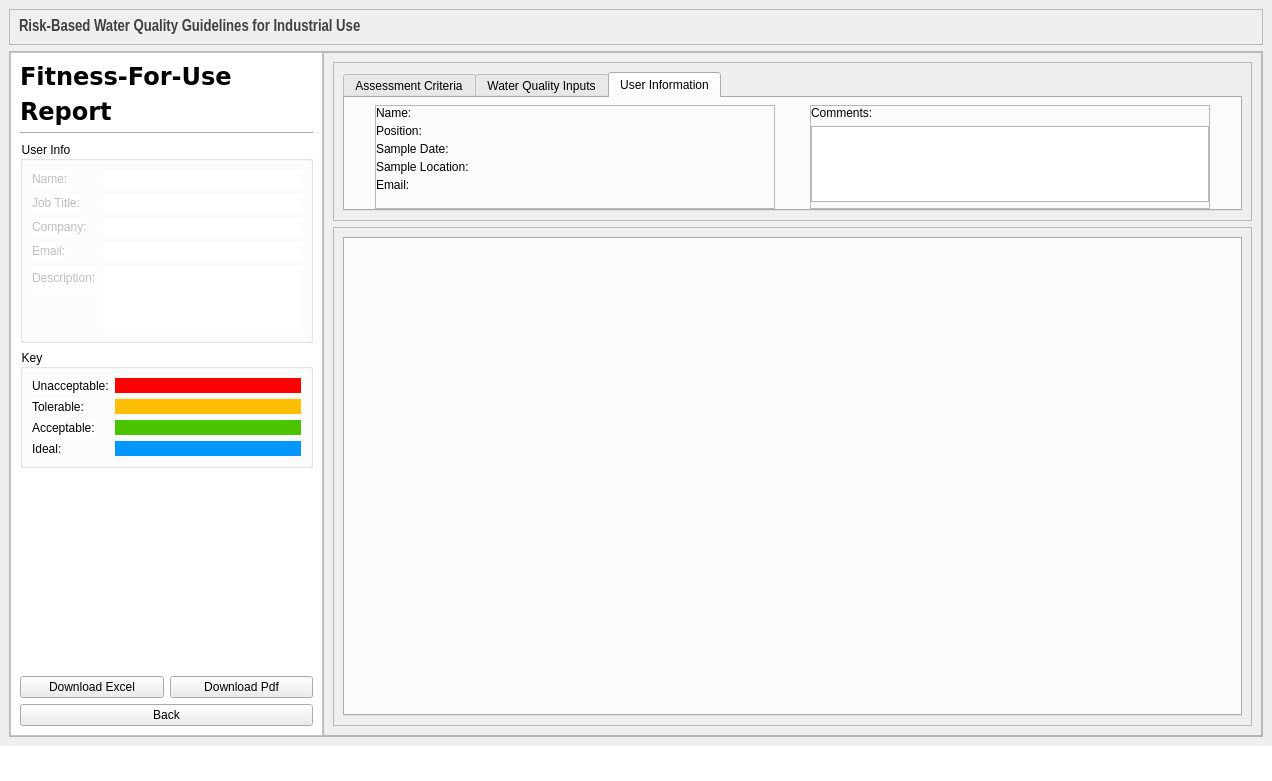
<?xml version="1.0" encoding="UTF-8"?>
<ui version="4.0">
 <class>windowReport</class>
 <widget class="QMainWindow" name="windowReport">
  <property name="geometry">
   <rect>
    <x>0</x>
    <y>0</y>
    <width>1272</width>
    <height>781</height>
   </rect>
  </property>
  <property name="sizePolicy">
   <sizepolicy hsizetype="Preferred" vsizetype="MinimumExpanding">
    <horstretch>0</horstretch>
    <verstretch>0</verstretch>
   </sizepolicy>
  </property>
  <property name="minimumSize">
   <size>
    <width>0</width>
    <height>25</height>
   </size>
  </property>
  <property name="windowTitle">
   <string>MainWindow</string>
  </property>
  <widget class="QWidget" name="centralwidget">
   <layout class="QVBoxLayout" name="verticalLayout" stretch="0,1">
    <item>
     <widget class="QFrame" name="frame_3">
      <property name="frameShape">
       <enum>QFrame::StyledPanel</enum>
      </property>
      <property name="frameShadow">
       <enum>QFrame::Raised</enum>
      </property>
      <layout class="QVBoxLayout" name="verticalLayout_3">
       <item>
        <widget class="QLabel" name="labelInputTitle">
         <property name="font">
          <font>
           <family>Arial Narrow</family>
           <pointsize>12</pointsize>
           <weight>75</weight>
           <bold>true</bold>
          </font>
         </property>
         <property name="styleSheet">
          <string notr="true">color:rgb(64,64,64);</string>
         </property>
         <property name="text">
          <string>Risk-Based Water Quality Guidelines for Industrial Use</string>
         </property>
         <property name="scaledContents">
          <bool>false</bool>
         </property>
         <property name="alignment">
          <set>Qt::AlignLeading|Qt::AlignLeft|Qt::AlignTop</set>
         </property>
        </widget>
       </item>
      </layout>
     </widget>
    </item>
    <item>
     <widget class="QFrame" name="frame_4">
      <property name="frameShape">
       <enum>QFrame::StyledPanel</enum>
      </property>
      <property name="frameShadow">
       <enum>QFrame::Raised</enum>
      </property>
      <layout class="QHBoxLayout" name="horizontalLayout" stretch="4,12">
       <property name="spacing">
        <number>0</number>
       </property>
       <property name="leftMargin">
        <number>0</number>
       </property>
       <property name="topMargin">
        <number>0</number>
       </property>
       <property name="rightMargin">
        <number>0</number>
       </property>
       <property name="bottomMargin">
        <number>0</number>
       </property>
       <item>
        <widget class="QFrame" name="frame">
         <property name="styleSheet">
          <string notr="true">background-color:white;</string>
         </property>
         <property name="frameShape">
          <enum>QFrame::StyledPanel</enum>
         </property>
         <property name="frameShadow">
          <enum>QFrame::Raised</enum>
         </property>
         <layout class="QVBoxLayout" name="verticalLayout_8">
          <item>
           <widget class="QLabel" name="label">
            <property name="font">
             <font>
              <family>Verdana</family>
              <pointsize>18</pointsize>
              <weight>75</weight>
              <bold>true</bold>
             </font>
            </property>
            <property name="text">
             <string>Fitness-For-Use</string>
            </property>
           </widget>
          </item>
          <item>
           <widget class="QLabel" name="label_2">
            <property name="font">
             <font>
              <family>Verdana</family>
              <pointsize>18</pointsize>
              <weight>75</weight>
              <bold>true</bold>
             </font>
            </property>
            <property name="text">
             <string>Report</string>
            </property>
           </widget>
          </item>
          <item>
           <widget class="Line" name="line">
            <property name="orientation">
             <enum>Qt::Horizontal</enum>
            </property>
           </widget>
          </item>
          <item>
           <widget class="QGroupBox" name="groupBox_3">
            <property name="title">
             <string>User Info</string>
            </property>
            <layout class="QFormLayout" name="formLayout">
             <item row="0" column="0">
              <widget class="QLabel" name="label_3">
               <property name="enabled">
                <bool>false</bool>
               </property>
               <property name="text">
                <string>Name:</string>
               </property>
              </widget>
             </item>
             <item row="0" column="1">
              <widget class="QLabel" name="reportFullName">
               <property name="enabled">
                <bool>false</bool>
               </property>
               <property name="text">
                <string/>
               </property>
              </widget>
             </item>
             <item row="1" column="0">
              <widget class="QLabel" name="label_5">
               <property name="enabled">
                <bool>false</bool>
               </property>
               <property name="text">
                <string>Job Title:</string>
               </property>
              </widget>
             </item>
             <item row="1" column="1">
              <widget class="QLabel" name="reportJobTitle">
               <property name="enabled">
                <bool>false</bool>
               </property>
               <property name="text">
                <string/>
               </property>
              </widget>
             </item>
             <item row="2" column="0">
              <widget class="QLabel" name="label_7">
               <property name="enabled">
                <bool>false</bool>
               </property>
               <property name="text">
                <string>Company:</string>
               </property>
              </widget>
             </item>
             <item row="3" column="0">
              <widget class="QLabel" name="label_8">
               <property name="enabled">
                <bool>false</bool>
               </property>
               <property name="text">
                <string>Email:</string>
               </property>
              </widget>
             </item>
             <item row="4" column="0">
              <widget class="QLabel" name="label_9">
               <property name="enabled">
                <bool>false</bool>
               </property>
               <property name="text">
                <string>Description:</string>
               </property>
              </widget>
             </item>
             <item row="2" column="1">
              <widget class="QLabel" name="reportCompany">
               <property name="enabled">
                <bool>false</bool>
               </property>
               <property name="text">
                <string/>
               </property>
              </widget>
             </item>
             <item row="4" column="1">
              <widget class="QTextBrowser" name="reportDescription">
               <property name="enabled">
                <bool>false</bool>
               </property>
               <property name="sizePolicy">
                <sizepolicy hsizetype="Expanding" vsizetype="MinimumExpanding">
                 <horstretch>0</horstretch>
                 <verstretch>0</verstretch>
                </sizepolicy>
               </property>
               <property name="minimumSize">
                <size>
                 <width>35</width>
                 <height>0</height>
                </size>
               </property>
               <property name="maximumSize">
                <size>
                 <width>16777215</width>
                 <height>65</height>
                </size>
               </property>
               <property name="frameShape">
                <enum>QFrame::NoFrame</enum>
               </property>
               <property name="verticalScrollBarPolicy">
                <enum>Qt::ScrollBarAlwaysOff</enum>
               </property>
               <property name="horizontalScrollBarPolicy">
                <enum>Qt::ScrollBarAlwaysOff</enum>
               </property>
               <property name="lineWrapMode">
                <enum>QTextEdit::WidgetWidth</enum>
               </property>
               <property name="readOnly">
                <bool>true</bool>
               </property>
               <property name="html">
                <string>&lt;!DOCTYPE HTML PUBLIC &quot;-//W3C//DTD HTML 4.0//EN&quot; &quot;http://www.w3.org/TR/REC-html40/strict.dtd&quot;&gt;
&lt;html&gt;&lt;head&gt;&lt;meta name=&quot;qrichtext&quot; content=&quot;1&quot; /&gt;&lt;style type=&quot;text/css&quot;&gt;
p, li { white-space: pre-wrap; }
&lt;/style&gt;&lt;/head&gt;&lt;body style=&quot; font-family:'MS Shell Dlg 2'; font-size:7.8pt; font-weight:400; font-style:normal;&quot;&gt;
&lt;p style=&quot;-qt-paragraph-type:empty; margin-top:0px; margin-bottom:0px; margin-left:0px; margin-right:0px; -qt-block-indent:0; text-indent:0px;&quot;&gt;&lt;br /&gt;&lt;/p&gt;&lt;/body&gt;&lt;/html&gt;</string>
               </property>
               <property name="textInteractionFlags">
                <set>Qt::NoTextInteraction</set>
               </property>
               <property name="openLinks">
                <bool>false</bool>
               </property>
              </widget>
             </item>
             <item row="3" column="1">
              <widget class="QLabel" name="reportEmail">
               <property name="enabled">
                <bool>false</bool>
               </property>
               <property name="text">
                <string/>
               </property>
              </widget>
             </item>
            </layout>
           </widget>
          </item>
          <item>
           <widget class="QGroupBox" name="groupBox">
            <property name="title">
             <string>Key</string>
            </property>
            <layout class="QFormLayout" name="formLayout_4">
             <item row="0" column="0">
              <widget class="QLabel" name="label_27">
               <property name="text">
                <string>Unacceptable:</string>
               </property>
              </widget>
             </item>
             <item row="0" column="1">
              <widget class="QLabel" name="label_28">
               <property name="sizePolicy">
                <sizepolicy hsizetype="Minimum" vsizetype="Minimum">
                 <horstretch>0</horstretch>
                 <verstretch>0</verstretch>
                </sizepolicy>
               </property>
               <property name="minimumSize">
                <size>
                 <width>20</width>
                 <height>15</height>
                </size>
               </property>
               <property name="styleSheet">
                <string notr="true">background-color:red</string>
               </property>
               <property name="text">
                <string/>
               </property>
              </widget>
             </item>
             <item row="1" column="0">
              <widget class="QLabel" name="label_29">
               <property name="text">
                <string>Tolerable:</string>
               </property>
              </widget>
             </item>
             <item row="2" column="0">
              <widget class="QLabel" name="label_30">
               <property name="text">
                <string>Acceptable:</string>
               </property>
              </widget>
             </item>
             <item row="3" column="0">
              <widget class="QLabel" name="label_31">
               <property name="text">
                <string>Ideal:</string>
               </property>
              </widget>
             </item>
             <item row="1" column="1">
              <widget class="QLabel" name="label_32">
               <property name="sizePolicy">
                <sizepolicy hsizetype="Minimum" vsizetype="Minimum">
                 <horstretch>0</horstretch>
                 <verstretch>0</verstretch>
                </sizepolicy>
               </property>
               <property name="minimumSize">
                <size>
                 <width>20</width>
                 <height>15</height>
                </size>
               </property>
               <property name="styleSheet">
                <string notr="true">background-color:#ffbf00</string>
               </property>
               <property name="text">
                <string/>
               </property>
              </widget>
             </item>
             <item row="2" column="1">
              <widget class="QLabel" name="label_33">
               <property name="sizePolicy">
                <sizepolicy hsizetype="Minimum" vsizetype="Minimum">
                 <horstretch>0</horstretch>
                 <verstretch>0</verstretch>
                </sizepolicy>
               </property>
               <property name="minimumSize">
                <size>
                 <width>20</width>
                 <height>15</height>
                </size>
               </property>
               <property name="styleSheet">
                <string notr="true">background-color:#4ac300</string>
               </property>
               <property name="text">
                <string/>
               </property>
              </widget>
             </item>
             <item row="3" column="1">
              <widget class="QLabel" name="label_34">
               <property name="sizePolicy">
                <sizepolicy hsizetype="Minimum" vsizetype="Minimum">
                 <horstretch>0</horstretch>
                 <verstretch>0</verstretch>
                </sizepolicy>
               </property>
               <property name="minimumSize">
                <size>
                 <width>20</width>
                 <height>15</height>
                </size>
               </property>
               <property name="styleSheet">
                <string notr="true">background-color:#0096ff</string>
               </property>
               <property name="text">
                <string/>
               </property>
              </widget>
             </item>
            </layout>
           </widget>
          </item>
          <item>
           <spacer name="verticalSpacer">
            <property name="orientation">
             <enum>Qt::Vertical</enum>
            </property>
            <property name="sizeHint" stdset="0">
             <size>
              <width>20</width>
              <height>40</height>
             </size>
            </property>
           </spacer>
          </item>
          <item>
           <layout class="QHBoxLayout" name="horizontalLayout_3">
            <item>
             <widget class="QPushButton" name="pushButton_7">
              <property name="cursor">
               <cursorShape>PointingHandCursor</cursorShape>
              </property>
              <property name="autoFillBackground">
               <bool>false</bool>
              </property>
              <property name="styleSheet">
               <string notr="true">background-color:#ececec</string>
              </property>
              <property name="text">
               <string>Download Excel</string>
              </property>
             </widget>
            </item>
            <item>
             <widget class="QPushButton" name="pushButton_8">
              <property name="cursor">
               <cursorShape>PointingHandCursor</cursorShape>
              </property>
              <property name="autoFillBackground">
               <bool>false</bool>
              </property>
              <property name="styleSheet">
               <string notr="true">background-color:#ececec</string>
              </property>
              <property name="text">
               <string>Download Pdf</string>
              </property>
             </widget>
            </item>
           </layout>
          </item>
          <item>
           <widget class="QPushButton" name="buttonBack">
            <property name="cursor">
             <cursorShape>PointingHandCursor</cursorShape>
            </property>
            <property name="styleSheet">
             <string notr="true">background-color:#ececec</string>
            </property>
            <property name="text">
             <string>Back</string>
            </property>
           </widget>
          </item>
         </layout>
        </widget>
       </item>
       <item>
        <widget class="QFrame" name="frame_2">
         <property name="frameShape">
          <enum>QFrame::StyledPanel</enum>
         </property>
         <property name="frameShadow">
          <enum>QFrame::Raised</enum>
         </property>
         <layout class="QVBoxLayout" name="verticalLayout_2" stretch="4,15">
          <item>
           <widget class="QFrame" name="frame_6">
            <property name="maximumSize">
             <size>
              <width>16777215</width>
              <height>235</height>
             </size>
            </property>
            <property name="frameShape">
             <enum>QFrame::StyledPanel</enum>
            </property>
            <property name="frameShadow">
             <enum>QFrame::Raised</enum>
            </property>
            <layout class="QVBoxLayout" name="verticalLayout_4" stretch="0">
             <item>
              <widget class="QTabWidget" name="tabWidget">
               <property name="maximumSize">
                <size>
                 <width>16777215</width>
                 <height>193</height>
                </size>
               </property>
               <property name="tabPosition">
                <enum>QTabWidget::North</enum>
               </property>
               <property name="currentIndex">
                <number>2</number>
               </property>
               <widget class="QWidget" name="tab">
                <attribute name="title">
                 <string>Assessment Criteria</string>
                </attribute>
                <layout class="QHBoxLayout" name="horizontalLayout_2" stretch="6,8">
                 <item>
                  <widget class="QFrame" name="frame_7">
                   <property name="minimumSize">
                    <size>
                     <width>220</width>
                     <height>0</height>
                    </size>
                   </property>
                   <property name="maximumSize">
                    <size>
                     <width>400</width>
                     <height>140</height>
                    </size>
                   </property>
                   <property name="frameShape">
                    <enum>QFrame::StyledPanel</enum>
                   </property>
                   <property name="frameShadow">
                    <enum>QFrame::Raised</enum>
                   </property>
                   <layout class="QFormLayout" name="formLayout_2">
                    <property name="bottomMargin">
                     <number>6</number>
                    </property>
                    <item row="0" column="0">
                     <widget class="QLabel" name="label_14">
                      <property name="enabled">
                       <bool>false</bool>
                      </property>
                      <property name="text">
                       <string>Type of assessment(s)</string>
                      </property>
                     </widget>
                    </item>
                    <item row="0" column="1">
                     <widget class="QLabel" name="labelTypeAssess">
                      <property name="enabled">
                       <bool>false</bool>
                      </property>
                      <property name="text">
                       <string/>
                      </property>
                      <property name="alignment">
                       <set>Qt::AlignRight|Qt::AlignTrailing|Qt::AlignVCenter</set>
                      </property>
                     </widget>
                    </item>
                    <item row="1" column="0">
                     <widget class="QLabel" name="label_16">
                      <property name="enabled">
                       <bool>false</bool>
                      </property>
                      <property name="text">
                       <string>Sector</string>
                      </property>
                     </widget>
                    </item>
                    <item row="1" column="1">
                     <widget class="QLabel" name="labelSector">
                      <property name="enabled">
                       <bool>false</bool>
                      </property>
                      <property name="text">
                       <string/>
                      </property>
                      <property name="alignment">
                       <set>Qt::AlignRight|Qt::AlignTrailing|Qt::AlignVCenter</set>
                      </property>
                     </widget>
                    </item>
                    <item row="2" column="0">
                     <widget class="QLabel" name="label_18">
                      <property name="enabled">
                       <bool>false</bool>
                      </property>
                      <property name="text">
                       <string>Unit under assessment</string>
                      </property>
                     </widget>
                    </item>
                    <item row="2" column="1">
                     <widget class="QLabel" name="labelUnit">
                      <property name="enabled">
                       <bool>false</bool>
                      </property>
                      <property name="text">
                       <string/>
                      </property>
                      <property name="alignment">
                       <set>Qt::AlignRight|Qt::AlignTrailing|Qt::AlignVCenter</set>
                      </property>
                     </widget>
                    </item>
                    <item row="3" column="0">
                     <widget class="QLabel" name="label_20">
                      <property name="enabled">
                       <bool>false</bool>
                      </property>
                      <property name="text">
                       <string>Material of construction</string>
                      </property>
                     </widget>
                    </item>
                    <item row="3" column="1">
                     <widget class="QLabel" name="labelMaterial">
                      <property name="enabled">
                       <bool>false</bool>
                      </property>
                      <property name="text">
                       <string/>
                      </property>
                      <property name="alignment">
                       <set>Qt::AlignRight|Qt::AlignTrailing|Qt::AlignVCenter</set>
                      </property>
                     </widget>
                    </item>
                   </layout>
                  </widget>
                 </item>
                 <item>
                  <spacer name="horizontalSpacer">
                   <property name="orientation">
                    <enum>Qt::Horizontal</enum>
                   </property>
                   <property name="sizeHint" stdset="0">
                    <size>
                     <width>40</width>
                     <height>20</height>
                    </size>
                   </property>
                  </spacer>
                 </item>
                </layout>
               </widget>
               <widget class="QWidget" name="tab_2">
                <attribute name="title">
                 <string>Water Quality Inputs</string>
                </attribute>
                <layout class="QHBoxLayout" name="horizontalLayout_4">
                 <item>
                  <layout class="QGridLayout" name="gridReportLeft">
                   <property name="horizontalSpacing">
                    <number>15</number>
                   </property>
                   <property name="verticalSpacing">
                    <number>4</number>
                   </property>
                   <item row="0" column="0">
                    <widget class="QLabel" name="label_35">
                     <property name="minimumSize">
                      <size>
                       <width>0</width>
                       <height>0</height>
                      </size>
                     </property>
                     <property name="maximumSize">
                      <size>
                       <width>16777215</width>
                       <height>20</height>
                      </size>
                     </property>
                     <property name="font">
                      <font>
                       <pointsize>8</pointsize>
                       <weight>75</weight>
                       <bold>true</bold>
                       <underline>true</underline>
                      </font>
                     </property>
                     <property name="text">
                      <string>Parameters</string>
                     </property>
                    </widget>
                   </item>
                   <item row="0" column="1">
                    <widget class="QLabel" name="label_36">
                     <property name="maximumSize">
                      <size>
                       <width>16777215</width>
                       <height>20</height>
                      </size>
                     </property>
                     <property name="font">
                      <font>
                       <pointsize>8</pointsize>
                       <weight>75</weight>
                       <bold>true</bold>
                       <underline>true</underline>
                      </font>
                     </property>
                     <property name="text">
                      <string>Value</string>
                     </property>
                    </widget>
                   </item>
                   <item row="0" column="2">
                    <widget class="QLabel" name="label_37">
                     <property name="maximumSize">
                      <size>
                       <width>16777215</width>
                       <height>20</height>
                      </size>
                     </property>
                     <property name="font">
                      <font>
                       <pointsize>8</pointsize>
                       <weight>75</weight>
                       <bold>true</bold>
                       <underline>true</underline>
                      </font>
                     </property>
                     <property name="text">
                      <string>Units</string>
                     </property>
                    </widget>
                   </item>
                  </layout>
                 </item>
                 <item>
                  <widget class="Line" name="line_2">
                   <property name="orientation">
                    <enum>Qt::Vertical</enum>
                   </property>
                  </widget>
                 </item>
                 <item>
                  <layout class="QGridLayout" name="gridReportRight">
                   <property name="horizontalSpacing">
                    <number>15</number>
                   </property>
                   <property name="verticalSpacing">
                    <number>4</number>
                   </property>
                   <item row="0" column="2">
                    <widget class="QLabel" name="label_40">
                     <property name="maximumSize">
                      <size>
                       <width>16777215</width>
                       <height>20</height>
                      </size>
                     </property>
                     <property name="font">
                      <font>
                       <pointsize>8</pointsize>
                       <weight>75</weight>
                       <bold>true</bold>
                       <underline>true</underline>
                      </font>
                     </property>
                     <property name="text">
                      <string>Units</string>
                     </property>
                    </widget>
                   </item>
                   <item row="0" column="1">
                    <widget class="QLabel" name="label_39">
                     <property name="maximumSize">
                      <size>
                       <width>16777215</width>
                       <height>20</height>
                      </size>
                     </property>
                     <property name="font">
                      <font>
                       <pointsize>8</pointsize>
                       <weight>75</weight>
                       <bold>true</bold>
                       <underline>true</underline>
                      </font>
                     </property>
                     <property name="text">
                      <string>Value</string>
                     </property>
                    </widget>
                   </item>
                   <item row="0" column="0">
                    <widget class="QLabel" name="label_38">
                     <property name="minimumSize">
                      <size>
                       <width>0</width>
                       <height>0</height>
                      </size>
                     </property>
                     <property name="maximumSize">
                      <size>
                       <width>16777215</width>
                       <height>20</height>
                      </size>
                     </property>
                     <property name="font">
                      <font>
                       <pointsize>8</pointsize>
                       <weight>75</weight>
                       <bold>true</bold>
                       <underline>true</underline>
                      </font>
                     </property>
                     <property name="text">
                      <string>Parameters</string>
                     </property>
                    </widget>
                   </item>
                  </layout>
                 </item>
                 <item>
                  <spacer name="horizontalSpacer_2">
                   <property name="orientation">
                    <enum>Qt::Horizontal</enum>
                   </property>
                   <property name="sizeHint" stdset="0">
                    <size>
                     <width>361</width>
                     <height>20</height>
                    </size>
                   </property>
                  </spacer>
                 </item>
                </layout>
               </widget>
               <widget class="QWidget" name="tab_3">
                <attribute name="title">
                 <string>User Information</string>
                </attribute>
                <layout class="QHBoxLayout" name="horizontalLayout_5" stretch="0,1">
                 <property name="spacing">
                  <number>5</number>
                 </property>
                 <property name="leftMargin">
                  <number>0</number>
                 </property>
                 <property name="topMargin">
                  <number>7</number>
                 </property>
                 <property name="rightMargin">
                  <number>0</number>
                 </property>
                 <property name="bottomMargin">
                  <number>0</number>
                 </property>
                 <item>
                  <widget class="QFrame" name="frame_8">
                   <property name="minimumSize">
                    <size>
                     <width>220</width>
                     <height>0</height>
                    </size>
                   </property>
                   <property name="maximumSize">
                    <size>
                     <width>400</width>
                     <height>140</height>
                    </size>
                   </property>
                   <property name="frameShape">
                    <enum>QFrame::StyledPanel</enum>
                   </property>
                   <property name="frameShadow">
                    <enum>QFrame::Raised</enum>
                   </property>
                   <layout class="QFormLayout" name="formLayout_3">
                    <property name="horizontalSpacing">
                     <number>4</number>
                    </property>
                    <property name="verticalSpacing">
                     <number>4</number>
                    </property>
                    <property name="leftMargin">
                     <number>0</number>
                    </property>
                    <property name="topMargin">
                     <number>0</number>
                    </property>
                    <property name="rightMargin">
                     <number>0</number>
                    </property>
                    <property name="bottomMargin">
                     <number>0</number>
                    </property>
                    <item row="0" column="0">
                     <widget class="QLabel" name="label_15">
                      <property name="enabled">
                       <bool>true</bool>
                      </property>
                      <property name="text">
                       <string>Name:</string>
                      </property>
                     </widget>
                    </item>
                    <item row="0" column="1">
                     <widget class="QLabel" name="labelTypeAssess_2">
                      <property name="enabled">
                       <bool>false</bool>
                      </property>
                      <property name="text">
                       <string/>
                      </property>
                      <property name="alignment">
                       <set>Qt::AlignRight|Qt::AlignTrailing|Qt::AlignVCenter</set>
                      </property>
                     </widget>
                    </item>
                    <item row="1" column="0">
                     <widget class="QLabel" name="label_17">
                      <property name="enabled">
                       <bool>true</bool>
                      </property>
                      <property name="text">
                       <string>Position:</string>
                      </property>
                     </widget>
                    </item>
                    <item row="1" column="1">
                     <widget class="QLabel" name="labelSector_2">
                      <property name="enabled">
                       <bool>false</bool>
                      </property>
                      <property name="text">
                       <string/>
                      </property>
                      <property name="alignment">
                       <set>Qt::AlignRight|Qt::AlignTrailing|Qt::AlignVCenter</set>
                      </property>
                     </widget>
                    </item>
                    <item row="2" column="0">
                     <widget class="QLabel" name="label_19">
                      <property name="enabled">
                       <bool>true</bool>
                      </property>
                      <property name="text">
                       <string>Sample Date:</string>
                      </property>
                     </widget>
                    </item>
                    <item row="2" column="1">
                     <widget class="QLabel" name="labelUnit_2">
                      <property name="enabled">
                       <bool>false</bool>
                      </property>
                      <property name="text">
                       <string/>
                      </property>
                      <property name="alignment">
                       <set>Qt::AlignRight|Qt::AlignTrailing|Qt::AlignVCenter</set>
                      </property>
                     </widget>
                    </item>
                    <item row="3" column="0">
                     <widget class="QLabel" name="label_21">
                      <property name="enabled">
                       <bool>true</bool>
                      </property>
                      <property name="text">
                       <string>Sample Location:</string>
                      </property>
                     </widget>
                    </item>
                    <item row="3" column="1">
                     <widget class="QLabel" name="labelMaterial_2">
                      <property name="enabled">
                       <bool>false</bool>
                      </property>
                      <property name="text">
                       <string/>
                      </property>
                      <property name="alignment">
                       <set>Qt::AlignRight|Qt::AlignTrailing|Qt::AlignVCenter</set>
                      </property>
                     </widget>
                    </item>
                    <item row="4" column="0">
                     <widget class="QLabel" name="label_4">
                      <property name="text">
                       <string>Email:</string>
                      </property>
                     </widget>
                    </item>
                    <item row="4" column="1">
                     <widget class="QLabel" name="labelEmail">
                      <property name="text">
                       <string/>
                      </property>
                      <property name="alignment">
                       <set>Qt::AlignRight|Qt::AlignTrailing|Qt::AlignVCenter</set>
                      </property>
                     </widget>
                    </item>
                   </layout>
                  </widget>
                 </item>
                 <item>
                  <widget class="QFrame" name="frame_9">
                   <property name="minimumSize">
                    <size>
                     <width>220</width>
                     <height>0</height>
                    </size>
                   </property>
                   <property name="maximumSize">
                    <size>
                     <width>400</width>
                     <height>140</height>
                    </size>
                   </property>
                   <property name="frameShape">
                    <enum>QFrame::StyledPanel</enum>
                   </property>
                   <property name="frameShadow">
                    <enum>QFrame::Raised</enum>
                   </property>
                   <layout class="QVBoxLayout" name="verticalLayout_6">
                    <property name="leftMargin">
                     <number>0</number>
                    </property>
                    <property name="topMargin">
                     <number>0</number>
                    </property>
                    <property name="rightMargin">
                     <number>0</number>
                    </property>
                    <property name="bottomMargin">
                     <number>6</number>
                    </property>
                    <item>
                     <widget class="QLabel" name="label_22">
                      <property name="enabled">
                       <bool>true</bool>
                      </property>
                      <property name="text">
                       <string>Comments: </string>
                      </property>
                     </widget>
                    </item>
                    <item>
                     <widget class="QTextBrowser" name="textBrowser"/>
                    </item>
                   </layout>
                  </widget>
                 </item>
                </layout>
               </widget>
              </widget>
             </item>
            </layout>
           </widget>
          </item>
          <item>
           <widget class="QFrame" name="frame_5">
            <property name="autoFillBackground">
             <bool>true</bool>
            </property>
            <property name="frameShape">
             <enum>QFrame::StyledPanel</enum>
            </property>
            <property name="frameShadow">
             <enum>QFrame::Raised</enum>
            </property>
            <layout class="QVBoxLayout" name="verticalLayout_5">
             <item>
              <widget class="QTabWidget" name="resultTab">
               <property name="cursor">
                <cursorShape>ArrowCursor</cursorShape>
               </property>
               <property name="autoFillBackground">
                <bool>true</bool>
               </property>
               <property name="styleSheet">
                <string notr="true"/>
               </property>
               <property name="tabShape">
                <enum>QTabWidget::Rounded</enum>
               </property>
               <property name="currentIndex">
                <number>-1</number>
               </property>
              </widget>
             </item>
            </layout>
           </widget>
          </item>
         </layout>
        </widget>
       </item>
      </layout>
     </widget>
    </item>
   </layout>
  </widget>
  <widget class="QMenuBar" name="menubar">
   <property name="geometry">
    <rect>
     <x>0</x>
     <y>0</y>
     <width>1272</width>
     <height>26</height>
    </rect>
   </property>
  </widget>
  <widget class="QStatusBar" name="statusbar">
   <property name="sizePolicy">
    <sizepolicy hsizetype="Preferred" vsizetype="MinimumExpanding">
     <horstretch>0</horstretch>
     <verstretch>0</verstretch>
    </sizepolicy>
   </property>
   <property name="minimumSize">
    <size>
     <width>0</width>
     <height>35</height>
    </size>
   </property>
   <property name="styleSheet">
    <string notr="true">background-color:#fff;border-top:.5px solid #e7e7e7</string>
   </property>
  </widget>
 </widget>
 <resources/>
 <connections/>
</ui>
